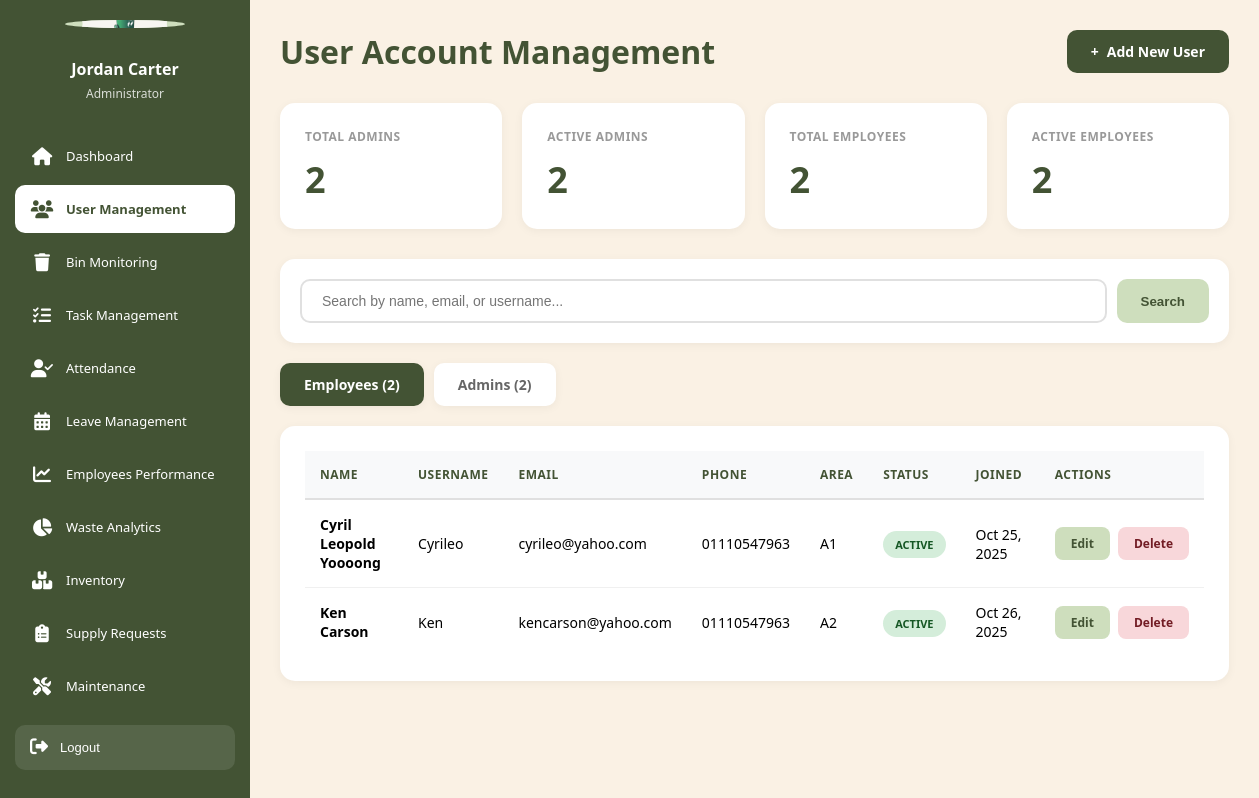
The page /admin/users.php (signed in) on the database its author committed.
### tables this page shows
CREATE TABLE `employees` (
  `employee_id` int(11) NOT NULL,
  `username` varchar(50) NOT NULL,
  `password` varchar(255) NOT NULL COMMENT 'Hashed password using password_hash()',
  `email` varchar(100) NOT NULL,
  `language` varchar(5) DEFAULT 'en',
  `full_name` varchar(100) NOT NULL,
  `phone_number` varchar(20) DEFAULT NULL,
  `profile_picture` varchar(255) DEFAULT NULL,
  `area_id` int(11) DEFAULT NULL,
  `created_at` timestamp NOT NULL DEFAULT current_timestamp(),
  `last_login` timestamp NULL DEFAULT NULL,
  `status` enum('active','on_leave','inactive') DEFAULT 'active'
);

CREATE TABLE `areas` (
  `area_id` int(11) NOT NULL,
  `area_name` varchar(50) NOT NULL COMMENT 'Block name (A1, A2, A3, B1, B2)',
  `block` varchar(10) DEFAULT NULL,
  `total_floors` int(11) NOT NULL DEFAULT 4,
  `total_bins` int(11) NOT NULL DEFAULT 4,
  `description` text DEFAULT NULL,
  `created_at` timestamp NOT NULL DEFAULT current_timestamp()
);

### config/database.php (called while the page is built, shortened)
<?php
$options = [
    PDO::ATTR_ERRMODE            => PDO::ERRMODE_EXCEPTION,
    PDO::ATTR_DEFAULT_FETCH_MODE => PDO::FETCH_ASSOC,
    PDO::ATTR_EMULATE_PREPARES   => false,
    PDO::ATTR_PERSISTENT         => false,
];
try {
    $dsn = "mysql:host=" . DB_HOST . ";dbname=" . DB_NAME . ";charset=" . DB_CHARSET;
    $pdo = new PDO($dsn, DB_USER, DB_PASS, $options);
} catch (PDOException $e) {
    die("Database Connection Failed: " . $e->getMessage());
}
function query($sql, $params = []) {
    global $pdo;
    $stmt = $pdo->prepare($sql);
    $stmt->execute($params);
    return $stmt;
}
function getAll($sql, $params = []) {
    $stmt = query($sql, $params);
    return $stmt->fetchAll();
}
?>

### admin/users.php (the view, shortened to what this page needs)
<?php
require_once '../config/database.php';
$active_tab = $_GET['tab'] ?? 'employees';
$search = $_GET['search'] ?? '';
$admin_sql = "SELECT admin_id, username, email, full_name, phone_number, status, created_at, last_login
              FROM admins
              WHERE 1=1";
if ($search) {
    $admin_sql .= " AND (full_name LIKE ? OR email LIKE ? OR username LIKE ?)";
    $search_param = "%$search%";
    $admins = getAll($admin_sql, [$search_param, $search_param, $search_param]);
} else {
    $admins = getAll($admin_sql);
}
$employee_sql = "SELECT e.employee_id, e.username, e.email, e.full_name, e.phone_number,
                        e.status, e.created_at, e.last_login, a.area_name
                 FROM employees e
                 LEFT JOIN areas a ON e.area_id = a.area_id
                 WHERE 1=1";
if ($search) {
    $employee_sql .= " AND (e.full_name LIKE ? OR e.email LIKE ? OR e.username LIKE ?)";
    $employees = getAll($employee_sql, [$search_param, $search_param, $search_param]);
} else {
    $employees = getAll($employee_sql);
}
$total_admins = count($admins);
$total_employees = count($employees);
$active_admins = count(array_filter($admins, fn($a) => $a['status'] === 'active'));
$active_employees = count(array_filter($employees, fn($e) => $e['status'] === 'active'));
?>
<!DOCTYPE html>
<html lang="en">
<head>
</head>
<body>
    <?php include '../includes/admin_sidebar.php'; ?>
    <main class="main-content">
        <div class="page-header">
            <h1>User Account Management</h1>
            <a href="user_add.php" class="btn-primary">
                <span>+</span> Add New User
            </a>
        </div>
        <div class="stats-row">
            <div class="stat-card">
                <h3>Total Admins</h3>
                <div class="value"><?php echo $total_admins; ?></div>
            </div>
            <div class="stat-card">
                <h3>Active Admins</h3>
                <div class="value"><?php echo $active_admins; ?></div>
            </div>
            <div class="stat-card">
                <h3>Total Employees</h3>
                <div class="value"><?php echo $total_employees; ?></div>
            </div>
            <div class="stat-card">
                <h3>Active Employees</h3>
                <div class="value"><?php echo $active_employees; ?></div>
            </div>
        </div>
        <div class="search-bar">
            <form method="GET" action="">
                <input
                    type="text"
                    name="search"
                    placeholder="Search by name, email, or username..."
                    value="<?php echo htmlspecialchars($search); ?>"
                >
                <button type="submit">Search</button>
            </form>
        </div>
        <div class="tabs">
            <a href="?tab=employees&search=<?php echo urlencode($search); ?>"
               class="tab <?php echo $active_tab === 'employees' ? 'active' : ''; ?>">
                Employees (<?php echo $total_employees; ?>)
            </a>
            <a href="?tab=admins&search=<?php echo urlencode($search); ?>"
               class="tab <?php echo $active_tab === 'admins' ? 'active' : ''; ?>">
                Admins (<?php echo $total_admins; ?>)
            </a>
        </div>
        <div class="table-container">
            <?php if ($active_tab === 'employees'): ?>
                <?php if (empty($employees)): ?>
                    <div class="empty-state">
                        <div class="icon">👥</div>
                        <h3>No employees found</h3>
                        <p>Start by adding your first employee</p>
                    </div>
                <?php else: ?>
                    <table>
                        <thead>
                            <tr>
                                <th>Name</th>
                                <th>Username</th>
                                <th>Email</th>
                                <th>Phone</th>
                                <th>Area</th>
                                <th>Status</th>
                                <th>Joined</th>
                                <th>Actions</th>
                            </tr>
                        </thead>
                        <tbody>
                            <?php foreach ($employees as $employee): ?>
                                <tr>
                                    <td><strong><?php echo htmlspecialchars($employee['full_name']); ?></strong></td>
                                    <td><?php echo htmlspecialchars($employee['username']); ?></td>
                                    <td><?php echo htmlspecialchars($employee['email']); ?></td>
                                    <td><?php echo htmlspecialchars($employee['phone_number']); ?></td>
                                    <td><?php echo htmlspecialchars($employee['area_name'] ?? 'Not Assigned'); ?></td>
                                    <td>
                                        <span class="status-badge status-<?php echo $employee['status']; ?>">
                                            <?php echo ucfirst($employee['status']); ?>
                                        </span>
                                    </td>
                                    <td><?php echo date('M j, Y', strtotime($employee['created_at'])); ?></td>
                                    <td>
                                        <div class="action-buttons">
                                            <a href="user_edit.php?type=employee&id=<?php echo $employee['employee_id']; ?>" class="btn-edit">
                                                Edit
                                            </a>
                                            <a href="user_delete.php?type=employee&id=<?php echo $employee['employee_id']; ?>"
                                               class="btn-delete"
                                               onclick="return confirm('Are you sure you want to delete this employee?')">
                                                Delete
                                            </a>
                                        </div>
                                    </td>
                                </tr>
                            <?php endforeach; ?>
                        </tbody>
                    </table>
                <?php endif; ?>
            <?php endif; ?>
        </div>
    </main>
</body>
</html>

### admin/users.php (style rules this page uses)
* { margin: 0; padding: 0; box-sizing: border-box; }
body { font-family: 'Segoe UI', Tahoma, Geneva, Verdana, sans-serif; background: #FAF1E4; display: flex; min-height: 100vh; }
.main-content { margin-left: 250px; flex: 1; padding: 30px; }
.page-header { display: flex; justify-content: space-between; align-items: center; margin-bottom: 30px; }
.page-header h1 { font-size: 32px; color: #435334; }
.btn-primary { background: #435334; color: white; padding: 12px 24px; border: none; border-radius: 10px; font-size: 14px; font-weight: 600; cursor: pointer; text-decoration: none; display: inline-flex; align-items: center; gap: 8px; transition: all 0.3s ease; }
.stats-row { display: grid; grid-template-columns: repeat(4, 1fr); gap: 20px; margin-bottom: 30px; }
.stat-card { background: white; padding: 25px; border-radius: 15px; box-shadow: 0 2px 10px rgba(0,0,0,0.05); transition: transform 0.3s ease; }
.stat-card h3 { font-size: 12px; color: #999; margin-bottom: 10px; text-transform: uppercase; letter-spacing: 0.5px; }
.stat-card .value { font-size: 36px; font-weight: 700; color: #435334; }
.search-bar { background: white; padding: 20px; border-radius: 15px; margin-bottom: 20px; box-shadow: 0 2px 10px rgba(0,0,0,0.05); }
.search-bar form { display: flex; gap: 10px; }
.search-bar input { flex: 1; padding: 12px 20px; border: 2px solid #e0e0e0; border-radius: 10px; font-size: 14px; }
.search-bar button { padding: 12px 24px; background: #CEDEBD; border: none; border-radius: 10px; color: #435334; font-weight: 600; cursor: pointer; transition: all 0.3s; }
.tabs { display: flex; gap: 10px; margin-bottom: 20px; }
.tab { padding: 12px 24px; background: white; border: none; border-radius: 10px; cursor: pointer; font-size: 14px; font-weight: 600; color: #666; text-decoration: none; transition: all 0.3s ease; box-shadow: 0 2px 10px rgba(0,0,0,0.05); }
.tab.active { background: #435334; color: white; }
.table-container { background: white; border-radius: 15px; padding: 25px; box-shadow: 0 2px 10px rgba(0,0,0,0.05); overflow-x: auto; }
table { width: 100%; border-collapse: collapse; }
th { text-align: left; padding: 15px; background: #f8f9fa; color: #435334; font-weight: 600; font-size: 12px; text-transform: uppercase; letter-spacing: 0.5px; border-bottom: 2px solid #e0e0e0; }
td { padding: 15px; border-bottom: 1px solid #f0f0f0; font-size: 14px; }
tr:last-child td { border-bottom: none; }
.status-badge { padding: 6px 12px; border-radius: 20px; font-size: 11px; font-weight: 600; text-transform: uppercase; }
.status-active { background: #d4edda; color: #155724; }
.action-buttons { display: flex; gap: 8px; }
.btn-edit, .btn-delete { padding: 8px 16px; border: none; border-radius: 8px; font-size: 12px; font-weight: 600; cursor: pointer; text-decoration: none; transition: all 0.3s ease; display: inline-flex; align-items: center; gap: 5px; }
.btn-edit { background: #CEDEBD; color: #435334; }
.btn-delete { background: #f8d7da; color: #721c24; }

### rows shown on the page
employees: full_name "Cyril Leopold Yoooong", username "Cyrileo", email "cyrileo@yahoo.com", phone_number "01110547963", area.area_name "A1", status "ACTIVE", created_at "Oct 25, 2025"
employees: full_name "Ken Carson", username "Ken", email "kencarson@yahoo.com", phone_number "01110547963", area.area_name "A2", status "ACTIVE", created_at "Oct 26, 2025"

### other values the page prints
$admin_name "Jordan Carter"
$total_admins "2"
$active_admins "2"
$total_employees "2"
$active_employees "2"
